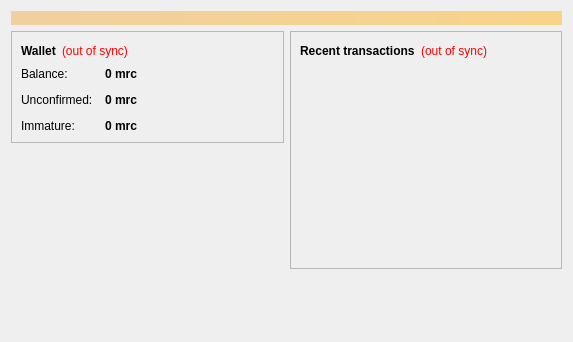
<?xml version="1.0" encoding="UTF-8"?>
<ui version="4.0">
 <class>OverviewPage</class>
 <widget class="QWidget" name="OverviewPage">
  <property name="geometry">
   <rect>
    <x>0</x>
    <y>0</y>
    <width>573</width>
    <height>342</height>
   </rect>
  </property>
  <property name="windowTitle">
   <string>Form</string>
  </property>
  <layout class="QVBoxLayout" name="topLayout">
   <item>
    <widget class="QLabel" name="labelAlerts">
     <property name="visible">
      <bool>false</bool>
     </property>
     <property name="styleSheet">
      <string notr="true">background-color: qlineargradient(x1: 0, y1: 0, x2: 1, y2: 0, stop:0 #F0D0A0, stop:1 #F8D488); color:#000000;</string>
     </property>
     <property name="wordWrap">
      <bool>true</bool>
     </property>
     <property name="margin">
      <number>3</number>
     </property>
    </widget>
   </item>
   <item>
    <layout class="QHBoxLayout" name="horizontalLayout" stretch="1,1">
     <item>
      <layout class="QVBoxLayout" name="verticalLayout_2">
       <item>
        <widget class="QFrame" name="frame">
         <property name="frameShape">
          <enum>QFrame::StyledPanel</enum>
         </property>
         <property name="frameShadow">
          <enum>QFrame::Raised</enum>
         </property>
         <layout class="QVBoxLayout" name="verticalLayout_4">
          <item>
           <layout class="QHBoxLayout" name="horizontalLayout_4">
            <item>
             <widget class="QLabel" name="label_5">
              <property name="font">
               <font>
                <weight>75</weight>
                <bold>true</bold>
               </font>
              </property>
              <property name="text">
               <string>Wallet</string>
              </property>
             </widget>
            </item>
            <item>
             <widget class="QLabel" name="labelWalletStatus">
              <property name="toolTip">
               <string>The displayed information may be out of date. Your wallet automatically synchronizes with the MarsCoin network after a connection is established, but this process has not completed yet.</string>
              </property>
              <property name="styleSheet">
               <string notr="true">QLabel { color: red; }</string>
              </property>
              <property name="text">
               <string notr="true">(out of sync)</string>
              </property>
              <property name="alignment">
               <set>Qt::AlignLeading|Qt::AlignLeft|Qt::AlignVCenter</set>
              </property>
             </widget>
            </item>
            <item>
             <spacer name="horizontalSpacer_2">
              <property name="orientation">
               <enum>Qt::Horizontal</enum>
              </property>
              <property name="sizeHint" stdset="0">
               <size>
                <width>40</width>
                <height>20</height>
               </size>
              </property>
             </spacer>
            </item>
           </layout>
          </item>
          <item>
           <layout class="QFormLayout" name="formLayout_2">
            <property name="fieldGrowthPolicy">
             <enum>QFormLayout::AllNonFixedFieldsGrow</enum>
            </property>
            <property name="horizontalSpacing">
             <number>12</number>
            </property>
            <property name="verticalSpacing">
             <number>12</number>
            </property>
            <item row="0" column="0">
             <widget class="QLabel" name="label">
              <property name="text">
               <string>Balance:</string>
              </property>
             </widget>
            </item>
            <item row="0" column="1">
             <widget class="QLabel" name="labelBalance">
              <property name="font">
               <font>
                <weight>75</weight>
                <bold>true</bold>
               </font>
              </property>
              <property name="cursor">
               <cursorShape>IBeamCursor</cursorShape>
              </property>
              <property name="toolTip">
               <string>Your current balance</string>
              </property>
              <property name="text">
               <string notr="true">0 mrc</string>
              </property>
              <property name="textInteractionFlags">
               <set>Qt::LinksAccessibleByMouse|Qt::TextSelectableByKeyboard|Qt::TextSelectableByMouse</set>
              </property>
             </widget>
            </item>
            <item row="1" column="0">
             <widget class="QLabel" name="label_3">
              <property name="text">
               <string>Unconfirmed:</string>
              </property>
             </widget>
            </item>
            <item row="1" column="1">
             <widget class="QLabel" name="labelUnconfirmed">
              <property name="font">
               <font>
                <weight>75</weight>
                <bold>true</bold>
               </font>
              </property>
              <property name="cursor">
               <cursorShape>IBeamCursor</cursorShape>
              </property>
              <property name="toolTip">
               <string>Total of transactions that have yet to be confirmed, and do not yet count toward the current balance</string>
              </property>
              <property name="text">
               <string notr="true">0 mrc</string>
              </property>
              <property name="textInteractionFlags">
               <set>Qt::LinksAccessibleByMouse|Qt::TextSelectableByKeyboard|Qt::TextSelectableByMouse</set>
              </property>
             </widget>
            </item>
            <item row="2" column="0">
             <widget class="QLabel" name="labelImmatureText">
              <property name="text">
               <string>Immature:</string>
              </property>
             </widget>
            </item>
            <item row="2" column="1">
             <widget class="QLabel" name="labelImmature">
              <property name="font">
               <font>
                <weight>75</weight>
                <bold>true</bold>
               </font>
              </property>
              <property name="toolTip">
               <string>Mined balance that has not yet matured</string>
              </property>
              <property name="text">
               <string notr="true">0 mrc</string>
              </property>
              <property name="textInteractionFlags">
               <set>Qt::LinksAccessibleByMouse|Qt::TextSelectableByKeyboard|Qt::TextSelectableByMouse</set>
              </property>
             </widget>
            </item>
           </layout>
          </item>
         </layout>
        </widget>
       </item>
       <item>
        <spacer name="verticalSpacer">
         <property name="orientation">
          <enum>Qt::Vertical</enum>
         </property>
         <property name="sizeHint" stdset="0">
          <size>
           <width>20</width>
           <height>40</height>
          </size>
         </property>
        </spacer>
       </item>
      </layout>
     </item>
     <item>
      <layout class="QVBoxLayout" name="verticalLayout_3">
       <item>
        <widget class="QFrame" name="frame_2">
         <property name="frameShape">
          <enum>QFrame::StyledPanel</enum>
         </property>
         <property name="frameShadow">
          <enum>QFrame::Raised</enum>
         </property>
         <layout class="QVBoxLayout" name="verticalLayout">
          <item>
           <layout class="QHBoxLayout" name="horizontalLayout_2">
            <item>
             <widget class="QLabel" name="label_4">
              <property name="text">
               <string>&lt;b&gt;Recent transactions&lt;/b&gt;</string>
              </property>
             </widget>
            </item>
            <item>
             <widget class="QLabel" name="labelTransactionsStatus">
              <property name="toolTip">
               <string>The displayed information may be out of date. Your wallet automatically synchronizes with the MarsCoin network after a connection is established, but this process has not completed yet.</string>
              </property>
              <property name="styleSheet">
               <string notr="true">QLabel { color: red; }</string>
              </property>
              <property name="text">
               <string notr="true">(out of sync)</string>
              </property>
              <property name="alignment">
               <set>Qt::AlignRight|Qt::AlignTrailing|Qt::AlignVCenter</set>
              </property>
             </widget>
            </item>
            <item>
             <spacer name="horizontalSpacer">
              <property name="orientation">
               <enum>Qt::Horizontal</enum>
              </property>
              <property name="sizeHint" stdset="0">
               <size>
                <width>40</width>
                <height>20</height>
               </size>
              </property>
             </spacer>
            </item>
           </layout>
          </item>
          <item>
           <widget class="QListView" name="listTransactions">
            <property name="styleSheet">
             <string notr="true">QListView { background: transparent; }</string>
            </property>
            <property name="frameShape">
             <enum>QFrame::NoFrame</enum>
            </property>
            <property name="verticalScrollBarPolicy">
             <enum>Qt::ScrollBarAlwaysOff</enum>
            </property>
            <property name="horizontalScrollBarPolicy">
             <enum>Qt::ScrollBarAlwaysOff</enum>
            </property>
            <property name="selectionMode">
             <enum>QAbstractItemView::NoSelection</enum>
            </property>
           </widget>
          </item>
         </layout>
        </widget>
       </item>
       <item>
        <spacer name="verticalSpacer_2">
         <property name="orientation">
          <enum>Qt::Vertical</enum>
         </property>
         <property name="sizeHint" stdset="0">
          <size>
           <width>20</width>
           <height>40</height>
          </size>
         </property>
        </spacer>
       </item>
      </layout>
     </item>
    </layout>
   </item>
  </layout>
 </widget>
 <resources/>
 <connections/>
</ui>
